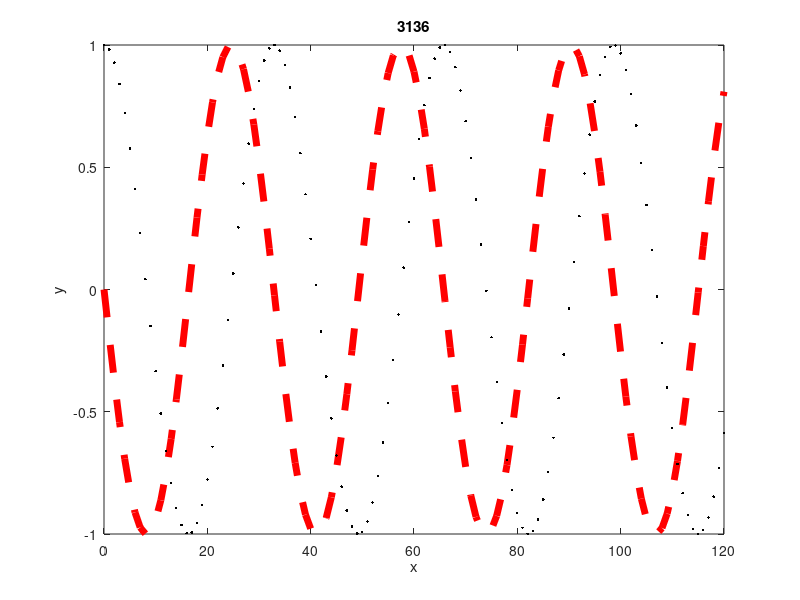

Write the MATLAB code that produced this figure.
% created by gaurav upase
% date -11/1/2019
% version- 1
% aim -to plot a sine and cose wave

clear all;
close all;
clc;
t = [0:120]                                  % time for (y,x)
a = sin(2*3.14*60*t);                        % equation for sine wave
b = cos(2*3.14*60*t);                        % equation for cose wave                
plot(t,a,'--','color','red','linewidth',5 )  % plot is used to drawing graph(y,x) 
                                             %   "--' for dashes line
                                             %   'color ',' any color
hold on;                                     % hold the image
plot(t,b,'.','color','k','linewidth',5)
title('3136')                                % giving title
xlabel('x');
                                             % labeling x axis
ylabel('y');                                 % labeling y axis
